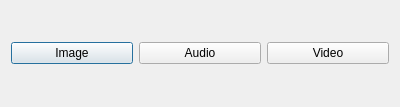
<?xml version="1.0" encoding="UTF-8"?>
<ui version="4.0">
 <class>MediaSelectDialog</class>
 <widget class="QDialog" name="MediaSelectDialog">
  <property name="geometry">
   <rect>
    <x>0</x>
    <y>0</y>
    <width>400</width>
    <height>107</height>
   </rect>
  </property>
  <property name="windowTitle">
   <string>Select Multimedia</string>
  </property>
  <layout class="QHBoxLayout" name="horizontalLayout">
   <item>
    <widget class="QPushButton" name="imageButton">
     <property name="text">
      <string>Image</string>
     </property>
     <property name="icon">
      <iconset>
       <normaloff>../../../../../../../../../../../usr/share/yappari/icons/48x48/80-59.png</normaloff>../../../../../../../../../../../usr/share/yappari/icons/48x48/80-59.png</iconset>
     </property>
     <property name="iconSize">
      <size>
       <width>48</width>
       <height>48</height>
      </size>
     </property>
    </widget>
   </item>
   <item>
    <widget class="QPushButton" name="audioButton">
     <property name="text">
      <string>Audio</string>
     </property>
     <property name="icon">
      <iconset>
       <normaloff>../../../../../../../../../../../usr/share/yappari/icons/48x48/85-1.png</normaloff>../../../../../../../../../../../usr/share/yappari/icons/48x48/85-1.png</iconset>
     </property>
     <property name="iconSize">
      <size>
       <width>48</width>
       <height>48</height>
      </size>
     </property>
    </widget>
   </item>
   <item>
    <widget class="QPushButton" name="videoButton">
     <property name="text">
      <string>Video</string>
     </property>
     <property name="icon">
      <iconset>
       <normaloff>../../../../../../../../../../../usr/share/yappari/icons/48x48/80-61.png</normaloff>../../../../../../../../../../../usr/share/yappari/icons/48x48/80-61.png</iconset>
     </property>
     <property name="iconSize">
      <size>
       <width>48</width>
       <height>48</height>
      </size>
     </property>
    </widget>
   </item>
  </layout>
 </widget>
 <resources/>
 <connections/>
</ui>
